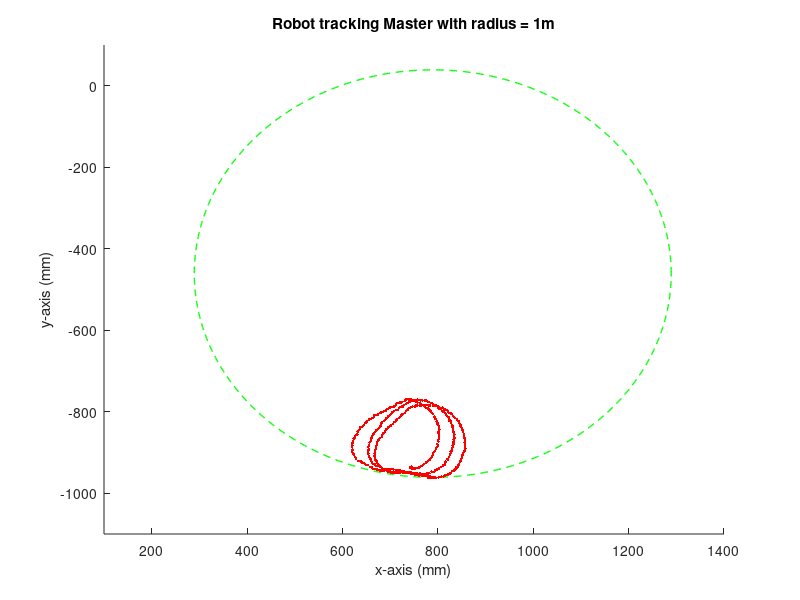

Write the MATLAB code that produced this figure.
clc
clear all
close all

%CIRCLE Master
data2 = csvread('CircleMaster_R1m_08_01_2020.csv');
x_master_r1m = data2(1:891,1);
y_master_r1m = data2(1:891,2);
figure;
title('Robot tracking Master with radius = 1m')
xlabel('x-axis (mm)');
ylabel('y-axis (mm)');
axis([100 1400 -1100 100])
hold on

th = 0:pi/445:2*pi;
xunit = 500 * cos(th) + 789.3;
xunit = xunit';
yunit = 500 * sin(th) + -461;
yunit = yunit';
plot(xunit, yunit, 'g--', 'lineWidth',1);

for i = 1:891
    plot(x_master_r1m(i,1),y_master_r1m(i,1),'r.','lineWidth',10);
    pause(0.05)
end